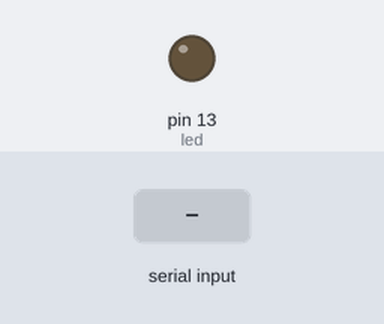
A program run on a simulated Arduino Uno, built with avr-gcc and run on an emulated ATmega328P. Shown: output pins drawn as LEDs (lit = HIGH). The inputs (shaded band) are chosen by the test bench.

Above: at 1.2 s.
1.3 s: "90,45\n" received over Serial
At 4.1 s:
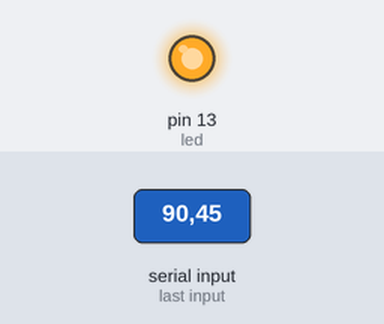
Timing chart, 0 to 10.3 s (numbered marks = the images above; inputs shaded):
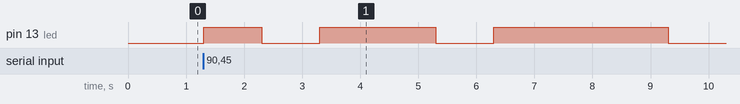

The program:

main.cpp
```cpp
/* Program: LED Flasher
 * Name: Phealey Hang
 * ---------------------
 * This program will take an input and flash for the
 * amount given by the user. The input will be an integer
 * between 1-10. Each flash will be a second longer than
 * before when looping over.
 */

/* Libraries */
#include <Arduino.h>
#include "InputFlasher.h"
/* Constants and variables */
#define led 13
InputFlasher myInput(led);
void setup() {
  //establish serial link
  Serial.begin(9600);
}

void loop() {
  if(Serial.available() > 0){
    //get input number and convert ascii to int
    int number = (Serial.read() - '0');
    if(number >= 0 && number <= 10) myInput.flash(number);
  }
}
```

InputFlasher.cpp
```cpp
#include <Arduino.h>
#include "InputFlasher.h"

//implement the constructor and functions
InputFlasher::InputFlasher(int led){
  _led = led;
  //set the pin mode and set it to output
  pinMode(led,OUTPUT);
}

//This function will flash based on the
//amount given. Each flash will
//flash a second longer than the previous one

void InputFlasher::flash(int flashes){
  for(int i = 0; i < flashes; i++){
    digitalWrite(_led,HIGH);
    delay(_milli_to_seconds * (i + 1)); //the addition is used for making sure
    //it doesnt times by 0
    digitalWrite(_led,LOW);
    delay(_milli_to_seconds);
  }
}
```

InputFlasher.h
```cpp
class InputFlasher
{
  //public functions and variabless
  public:
    InputFlasher(int led);
    void flash(int flashes);
  //private functions and variables
  private:
    static const int _milli_to_seconds = 1000;
    int _led;
};
```

Measured:
- after the input at 1.3 s, pin 13 (led): goes HIGH 1.0 s, LOW 1.0 s, HIGH 2.0 s, LOW 1.0 s, HIGH 3.0 s, then LOW, starting at once
